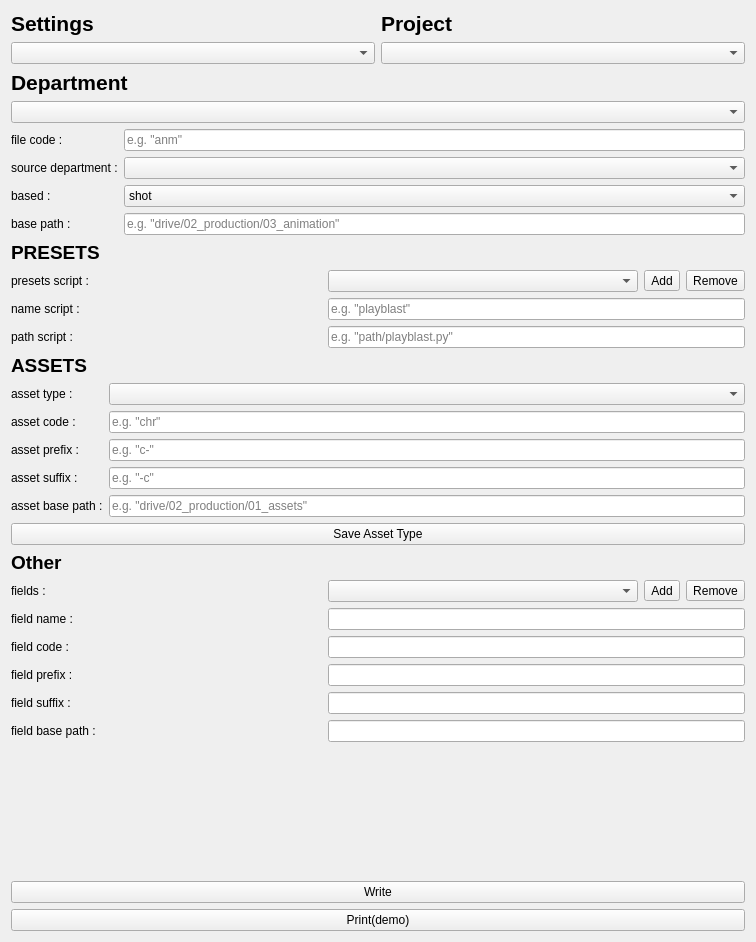
<?xml version="1.0" encoding="UTF-8"?>
<ui version="4.0">
 <class>Form</class>
 <widget class="QWidget" name="Form">
  <property name="geometry">
   <rect>
    <x>0</x>
    <y>0</y>
    <width>756</width>
    <height>942</height>
   </rect>
  </property>
  <property name="windowTitle">
   <string>Form</string>
  </property>
  <layout class="QGridLayout" name="gridLayout">
   <item row="1" column="0" colspan="4">
    <layout class="QVBoxLayout" name="verticalLayout_department">
     <item>
      <widget class="QLabel" name="label_department">
       <property name="font">
        <font>
         <pointsize>16</pointsize>
         <bold>true</bold>
        </font>
       </property>
       <property name="text">
        <string>Department</string>
       </property>
      </widget>
     </item>
     <item>
      <widget class="QComboBox" name="comboBox_department"/>
     </item>
    </layout>
   </item>
   <item row="3" column="0" colspan="4">
    <layout class="QGridLayout" name="gridLayout_Preset">
     <item row="2" column="1" colspan="3">
      <widget class="QLineEdit" name="lineEdit_presetName">
       <property name="placeholderText">
        <string>e.g. &quot;playblast&quot;</string>
       </property>
      </widget>
     </item>
     <item row="1" column="1">
      <widget class="QComboBox" name="comboBox_presetList"/>
     </item>
     <item row="2" column="0">
      <widget class="QLabel" name="label_presetName">
       <property name="text">
        <string>name script : </string>
       </property>
      </widget>
     </item>
     <item row="1" column="0">
      <widget class="QLabel" name="label_presetScript">
       <property name="text">
        <string>presets script : </string>
       </property>
      </widget>
     </item>
     <item row="1" column="2">
      <widget class="QToolButton" name="toolButton_presetAdd">
       <property name="text">
        <string>Add</string>
       </property>
      </widget>
     </item>
     <item row="3" column="0">
      <widget class="QLabel" name="label_presetPath">
       <property name="text">
        <string>path script : </string>
       </property>
      </widget>
     </item>
     <item row="3" column="1" colspan="3">
      <widget class="QLineEdit" name="lineEdit_presetPath">
       <property name="placeholderText">
        <string>e.g. &quot;path/playblast.py&quot;</string>
       </property>
      </widget>
     </item>
     <item row="1" column="3">
      <widget class="QToolButton" name="toolButton_presetRemove">
       <property name="text">
        <string>Remove</string>
       </property>
      </widget>
     </item>
     <item row="0" column="0" colspan="4">
      <widget class="QLabel" name="label_Preset">
       <property name="font">
        <font>
         <pointsize>14</pointsize>
         <bold>true</bold>
        </font>
       </property>
       <property name="text">
        <string>PRESETS</string>
       </property>
      </widget>
     </item>
    </layout>
   </item>
   <item row="4" column="0" colspan="4">
    <layout class="QGridLayout" name="gridLayout_assets">
     <item row="6" column="0" colspan="2">
      <widget class="QPushButton" name="pushButton_saveAssetType">
       <property name="text">
        <string>Save Asset Type</string>
       </property>
      </widget>
     </item>
     <item row="4" column="1">
      <widget class="QLineEdit" name="lineEdit_assetSuffix">
       <property name="placeholderText">
        <string>e.g. &quot;-c&quot;</string>
       </property>
      </widget>
     </item>
     <item row="5" column="0">
      <widget class="QLabel" name="label_assetBasePath">
       <property name="text">
        <string>asset base path :</string>
       </property>
      </widget>
     </item>
     <item row="3" column="0">
      <widget class="QLabel" name="label_assetPrefix">
       <property name="text">
        <string>asset prefix : </string>
       </property>
      </widget>
     </item>
     <item row="3" column="1">
      <widget class="QLineEdit" name="lineEdit_assetPrefix">
       <property name="placeholderText">
        <string>e.g. &quot;c-&quot;</string>
       </property>
      </widget>
     </item>
     <item row="2" column="0">
      <widget class="QLabel" name="label_assetCode">
       <property name="text">
        <string>asset code : </string>
       </property>
      </widget>
     </item>
     <item row="2" column="1">
      <widget class="QLineEdit" name="lineEdit_assetCode">
       <property name="placeholderText">
        <string>e.g. &quot;chr&quot;</string>
       </property>
      </widget>
     </item>
     <item row="5" column="1">
      <widget class="QLineEdit" name="lineEdit_assetBasePath">
       <property name="placeholderText">
        <string>e.g. &quot;drive/02_production/01_assets&quot;</string>
       </property>
      </widget>
     </item>
     <item row="1" column="0">
      <widget class="QLabel" name="label_assetType">
       <property name="text">
        <string>asset type : </string>
       </property>
      </widget>
     </item>
     <item row="0" column="0" colspan="2">
      <widget class="QLabel" name="label_assets">
       <property name="font">
        <font>
         <pointsize>14</pointsize>
         <bold>true</bold>
        </font>
       </property>
       <property name="text">
        <string>ASSETS</string>
       </property>
      </widget>
     </item>
     <item row="4" column="0">
      <widget class="QLabel" name="label_assetSuffix">
       <property name="text">
        <string>asset suffix : </string>
       </property>
      </widget>
     </item>
     <item row="1" column="1">
      <widget class="QComboBox" name="comboBox_assetType"/>
     </item>
    </layout>
   </item>
   <item row="0" column="2" colspan="2">
    <layout class="QVBoxLayout" name="verticalLayout_project">
     <item>
      <widget class="QLabel" name="label_project">
       <property name="font">
        <font>
         <pointsize>16</pointsize>
         <bold>true</bold>
        </font>
       </property>
       <property name="text">
        <string>Project</string>
       </property>
      </widget>
     </item>
     <item>
      <widget class="QComboBox" name="comboBox_project"/>
     </item>
    </layout>
   </item>
   <item row="0" column="0" colspan="2">
    <layout class="QVBoxLayout" name="verticalLayout_settings">
     <item>
      <widget class="QLabel" name="label_settings">
       <property name="font">
        <font>
         <pointsize>16</pointsize>
         <bold>true</bold>
        </font>
       </property>
       <property name="text">
        <string>Settings</string>
       </property>
      </widget>
     </item>
     <item>
      <widget class="QComboBox" name="comboBox_settings"/>
     </item>
    </layout>
   </item>
   <item row="6" column="1" colspan="2">
    <spacer name="verticalSpacer">
     <property name="orientation">
      <enum>Qt::Orientation::Vertical</enum>
     </property>
     <property name="sizeHint" stdset="0">
      <size>
       <width>17</width>
       <height>151</height>
      </size>
     </property>
    </spacer>
   </item>
   <item row="2" column="0" colspan="4">
    <layout class="QGridLayout" name="gridLayout_general">
     <item row="1" column="1">
      <widget class="QComboBox" name="comboBox_sourceDepartment"/>
     </item>
     <item row="0" column="1">
      <widget class="QLineEdit" name="lineEdit_fileCode">
       <property name="placeholderText">
        <string>e.g. &quot;anm&quot;</string>
       </property>
      </widget>
     </item>
     <item row="3" column="0">
      <widget class="QLabel" name="label_basePath">
       <property name="text">
        <string>base path : </string>
       </property>
      </widget>
     </item>
     <item row="2" column="0">
      <widget class="QLabel" name="label_based">
       <property name="text">
        <string>based : </string>
       </property>
      </widget>
     </item>
     <item row="3" column="1">
      <widget class="QLineEdit" name="lineEdit_basePath">
       <property name="placeholderText">
        <string>e.g. &quot;drive/02_production/03_animation&quot;</string>
       </property>
      </widget>
     </item>
     <item row="0" column="0">
      <widget class="QLabel" name="label_fileCode">
       <property name="text">
        <string>file code : </string>
       </property>
      </widget>
     </item>
     <item row="2" column="1">
      <widget class="QComboBox" name="comboBox_based">
       <item>
        <property name="text">
         <string>shot</string>
        </property>
       </item>
       <item>
        <property name="text">
         <string>asset</string>
        </property>
       </item>
      </widget>
     </item>
     <item row="1" column="0">
      <widget class="QLabel" name="label_sourceDepartment">
       <property name="text">
        <string>source department :</string>
       </property>
      </widget>
     </item>
    </layout>
   </item>
   <item row="7" column="0" colspan="4">
    <layout class="QVBoxLayout" name="verticalLayout_button">
     <item>
      <widget class="QPushButton" name="pushButton_save">
       <property name="text">
        <string>Write</string>
       </property>
      </widget>
     </item>
     <item>
      <widget class="QPushButton" name="pushButton_demo">
       <property name="text">
        <string>Print(demo)</string>
       </property>
      </widget>
     </item>
    </layout>
   </item>
   <item row="5" column="0" colspan="4">
    <layout class="QGridLayout" name="gridLayout_other">
     <item row="3" column="0">
      <widget class="QLabel" name="label_fieldCode">
       <property name="text">
        <string>field code : </string>
       </property>
      </widget>
     </item>
     <item row="6" column="0">
      <widget class="QLabel" name="label_fieldBasePath">
       <property name="text">
        <string>field base path : </string>
       </property>
      </widget>
     </item>
     <item row="4" column="0">
      <widget class="QLabel" name="label_fieldPrefix">
       <property name="text">
        <string>field prefix : </string>
       </property>
      </widget>
     </item>
     <item row="1" column="0">
      <widget class="QLabel" name="label_fieldList">
       <property name="text">
        <string>fields : </string>
       </property>
      </widget>
     </item>
     <item row="5" column="0">
      <widget class="QLabel" name="label_fieldSuffix">
       <property name="text">
        <string>field suffix :</string>
       </property>
      </widget>
     </item>
     <item row="1" column="1">
      <widget class="QComboBox" name="comboBox_fieldList"/>
     </item>
     <item row="2" column="0">
      <widget class="QLabel" name="label_fieldName">
       <property name="text">
        <string>field name : </string>
       </property>
      </widget>
     </item>
     <item row="1" column="2">
      <widget class="QToolButton" name="toolButton_fieldAdd">
       <property name="text">
        <string>Add</string>
       </property>
      </widget>
     </item>
     <item row="1" column="3">
      <widget class="QToolButton" name="toolButton_fieldRemove">
       <property name="text">
        <string>Remove</string>
       </property>
      </widget>
     </item>
     <item row="0" column="0" colspan="4">
      <widget class="QLabel" name="label_other">
       <property name="font">
        <font>
         <pointsize>14</pointsize>
         <bold>true</bold>
        </font>
       </property>
       <property name="text">
        <string>Other</string>
       </property>
      </widget>
     </item>
     <item row="2" column="1" colspan="3">
      <widget class="QLineEdit" name="lineEdit_fieldName"/>
     </item>
     <item row="3" column="1" colspan="3">
      <widget class="QLineEdit" name="lineEdit_fieldCode"/>
     </item>
     <item row="4" column="1" colspan="3">
      <widget class="QLineEdit" name="lineEdit_fieldPrefix"/>
     </item>
     <item row="5" column="1" colspan="3">
      <widget class="QLineEdit" name="lineEdit_fieldSuffix"/>
     </item>
     <item row="6" column="1" colspan="3">
      <widget class="QLineEdit" name="lineEdit_fieldBasePath"/>
     </item>
    </layout>
   </item>
  </layout>
 </widget>
 <resources/>
 <connections/>
</ui>
